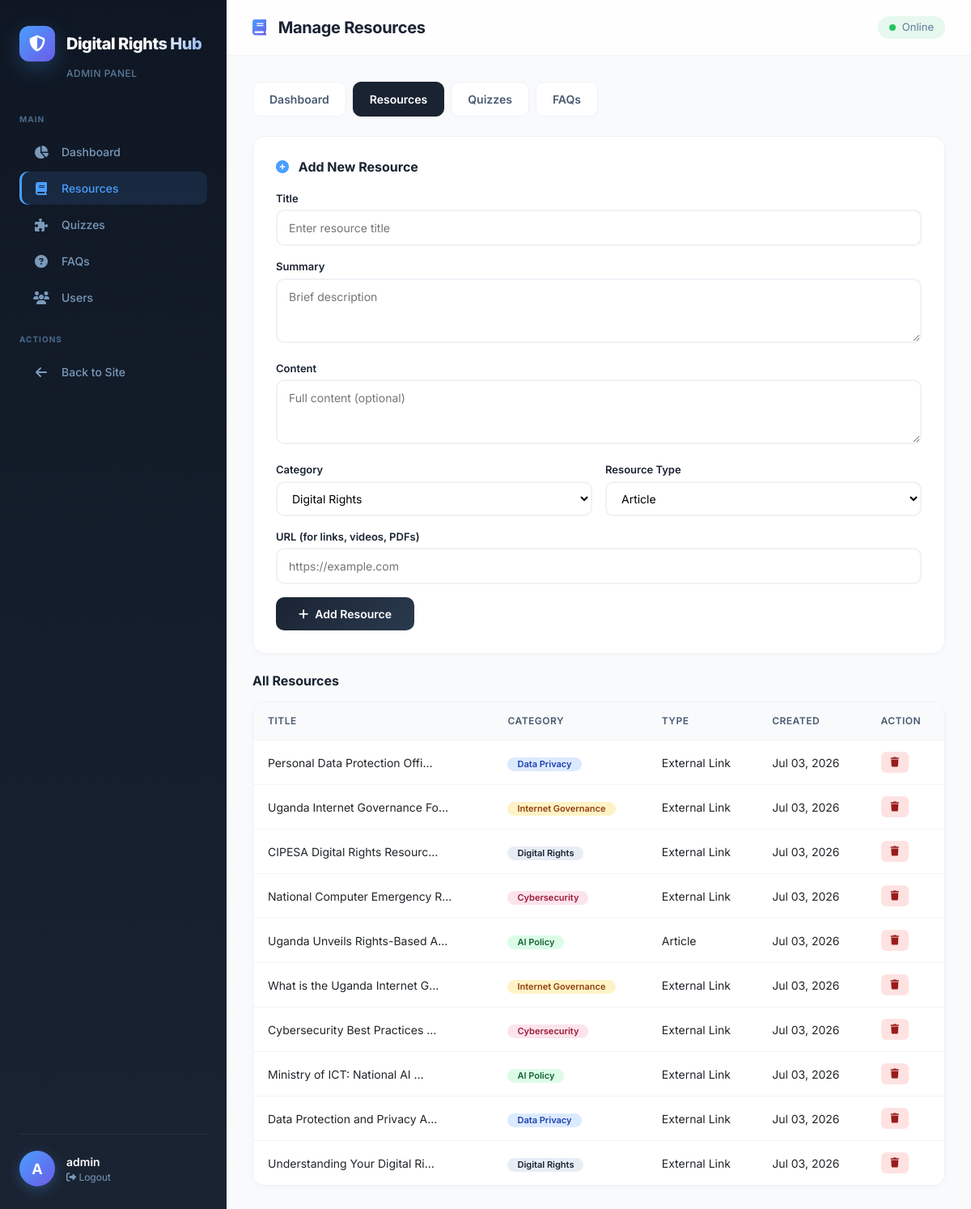
The app's page /admin-resources/ (signed in) with its own data.
### chatbot/models.py (models this page shows, shortened)
class Resource(models.Model):
    RESOURCE_TYPES = [
        ('article', 'Article'),
        ('video', 'Video'),
        ('pdf', 'PDF'),
        ('link', 'External Link'),
    ]
    CATEGORY_CHOICES = [
        ('digital_rights', 'Digital Rights'),
        ('privacy', 'Data Privacy'),
        ('ai_policy', 'AI Policy'),
        ('cybersecurity', 'Cybersecurity'),
        ('internet_governance', 'Internet Governance'),
        ('general', 'General'),
    ]
    title = models.CharField(max_length=200)
    summary = models.TextField()
    content = models.TextField(blank=True)
    category = models.CharField(max_length=50, choices=CATEGORY_CHOICES)
    resource_type = models.CharField(max_length=20, choices=RESOURCE_TYPES, default='article')
    url = models.URLField(blank=True, null=True)
    image_url = models.URLField(blank=True, null=True)
    created_at = models.DateTimeField(auto_now_add=True)
    updated_at = models.DateTimeField(auto_now=True)
    is_published = models.BooleanField(default=True)
    class Meta:
        ordering = ['-created_at']

### chatbot/views.py (the view, shortened to what this page needs)
# urls.py: path('admin-resources/', views.admin_resources, name='admin_resources'),
@staff_member_required(login_url='admin_login')
def admin_resources(request):
    resources = Resource.objects.all().order_by('-created_at')
    context = {
        'resources': resources,
        'categories': Resource.CATEGORY_CHOICES,
        'resource_types': Resource.RESOURCE_TYPES,
    }
    return render(request, 'chatbot/admin_resources.html', context)

### chatbot/templates/chatbot/admin_resources.html (shortened to what this page needs)
<!DOCTYPE html>
<html lang="en">
<head>
    <link href="https://cdn.jsdelivr.net/npm/bootstrap@5.3.0/dist/css/bootstrap.min.css" rel="stylesheet">
    <link rel="stylesheet" href="https://cdnjs.cloudflare.com/ajax/libs/font-awesome/6.4.0/css/all.min.css">
</head>
<body>
<aside class="sidebar" id="sidebar">
    <div class="sidebar-brand">
        <div class="logo-icon">
            <div class="icon-wrap"><i class="fas fa-shield-alt"></i></div>
            <h1>Digital Rights Hub</h1>
        </div>
        <div class="subtitle">Admin Panel</div>
    </div>
    <nav class="sidebar-nav">
        <div class="nav-label">Main</div>
        <a href="{% url 'admin_dashboard' %}" class="nav-item">
            <i class="fas fa-chart-pie"></i> Dashboard
        </a>
        <a href="{% url 'admin_resources' %}" class="nav-item active">
            <i class="fas fa-book"></i> Resources
        </a>
        <a href="{% url 'admin_quizzes' %}" class="nav-item">
            <i class="fas fa-puzzle-piece"></i> Quizzes
        </a>
        <a href="{% url 'admin_faqs' %}" class="nav-item">
            <i class="fas fa-question-circle"></i> FAQs
        </a>
                <a href="{% url 'admin_users' %}" class="nav-item {% if '/admin-users/' in request.path %}active{% endif %}">
            <i class="fas fa-users"></i> Users
        </a>
        <div style="margin-top: 24px;">
            <div class="nav-label">Actions</div>
            <a href="/" class="nav-item">
                <i class="fas fa-arrow-left"></i> Back to Site
            </a>
        </div>
    </nav>
    <div class="sidebar-footer">
        <div class="user-info">
            <div class="user-avatar">{{ user.username|make_list|first|upper }}</div>
            <div>
                <div class="user-name">{{ user.username }}</div>
                <div class="user-role">
                    <a href="{% url 'logout' %}"><i class="fas fa-sign-out-alt"></i> Logout</a>
                </div>
            </div>
        </div>
    </div>
</aside>
<main class="main-content">
    <header class="main-header">
        <div style="display: flex; align-items: center;">
            <h2><i class="fas fa-book"></i> Manage Resources</h2>
        </div>
        <div class="header-actions">
            <span class="status">
                <span class="dot"></span>
                <span>Online</span>
            </span>
        </div>
    </header>
    <div class="content-area">
        <div class="admin-nav">
            <a href="{% url 'admin_dashboard' %}">Dashboard</a>
            <a href="{% url 'admin_resources' %}" class="active">Resources</a>
            <a href="{% url 'admin_quizzes' %}">Quizzes</a>
            <a href="{% url 'admin_faqs' %}">FAQs</a>
        </div>
        <div class="form-card">
            <h3><i class="fas fa-plus-circle"></i> Add New Resource</h3>
            <form method="POST">
                <div class="form-group">
                    <label>Title</label>
                    <input type="text" name="title" placeholder="Enter resource title" required>
                </div>
                <div class="form-group">
                    <label>Summary</label>
                    <textarea name="summary" placeholder="Brief description" required></textarea>
                </div>
                <div class="form-group">
                    <label>Content</label>
                    <textarea name="content" placeholder="Full content (optional)"></textarea>
                </div>
                <div class="form-row">
                    <div class="form-group">
                        <label>Category</label>
                        <select name="category" required>
                            {% for key, label in categories %}
                            <option value="{{ key }}">{{ label }}</option>
                            {% endfor %}
                        </select>
                    </div>
                    <div class="form-group">
                        <label>Resource Type</label>
                        <select name="resource_type" required>
                            {% for key, label in resource_types %}
                            <option value="{{ key }}">{{ label }}</option>
                            {% endfor %}
                        </select>
                    </div>
                </div>
                <div class="form-group">
                    <label>URL (for links, videos, PDFs)</label>
                    <input type="url" name="url" placeholder="https://example.com">
                </div>
                <button type="submit" class="btn-submit"><i class="fas fa-plus"></i> Add Resource</button>
            </form>
        </div>
        <h4 class="section-title">All Resources</h4>
        <div class="table-wrap">
            {% if resources %}
            <table>
                <tr>
                    <th>Title</th>
                    <th>Category</th>
                    <th>Type</th>
                    <th>Created</th>
                    <th>Action</th>
                </tr>
                {% for r in resources %}
                <tr>
                    <td>{{ r.title|truncatechars:30 }}</td>
                    <td><span class="badge badge-{{ r.category }}">{{ r.get_category_display }}</span></td>
                    <td>{{ r.get_resource_type_display }}</td>
                    <td>{{ r.created_at|date:"M d, Y" }}</td>
                    <td>
                        <form method="POST" action="{% url 'admin_delete_resource' r.id %}" style="display:inline;" id="deleteForm-{{ r.id }}">
                            <button type="button" class="btn-action danger" onclick="openDeleteModal('deleteForm-{{ r.id }}', 'Delete this resource?')">
                                <i class="fas fa-trash"></i>
                            </button>
                        </form>
                    </td>
                </tr>
                {% endfor %}
            </table>
            {% else %}
            <div class="empty-state">
                <i class="fas fa-book-open"></i>
                <h4>No resources yet</h4>
                <p>Add your first resource using the form above.</p>
            </div>
            {% endif %}
        </div>
    </div>
</main>
</body>
</html>

### records on screen
Resource: title "Personal Data Protection Offi…", category "Data Privacy", resource_type "External Link", created_at "Jul 03, 2026"
Resource: title "Uganda Internet Governance Fo…", category "Internet Governance", resource_type "External Link", created_at "Jul 03, 2026"
Resource: title "CIPESA Digital Rights Resourc…", category "Digital Rights", resource_type "External Link", created_at "Jul 03, 2026"
Resource: title "National Computer Emergency R…", category "Cybersecurity", resource_type "External Link", created_at "Jul 03, 2026"
Resource: title "Uganda Unveils Rights-Based A…", category "AI Policy", resource_type "Article", created_at "Jul 03, 2026"
Resource: title "What is the Uganda Internet G…", category "Internet Governance", resource_type "External Link", created_at "Jul 03, 2026"
Resource: title "Cybersecurity Best Practices …", category "Cybersecurity", resource_type "External Link", created_at "Jul 03, 2026"
Resource: title "Ministry of ICT: National AI …", category "AI Policy", resource_type "External Link", created_at "Jul 03, 2026"
Resource: title "Data Protection and Privacy A…", category "Data Privacy", resource_type "External Link", created_at "Jul 03, 2026"
Resource: title "Understanding Your Digital Ri…", category "Digital Rights", resource_type "External Link", created_at "Jul 03, 2026"

### other values on screen
{{ user.username|make_list|first|upper }} "A"
{{ user.username }} "admin"
form field category "Digital Rights"
form field resource_type "Article"
